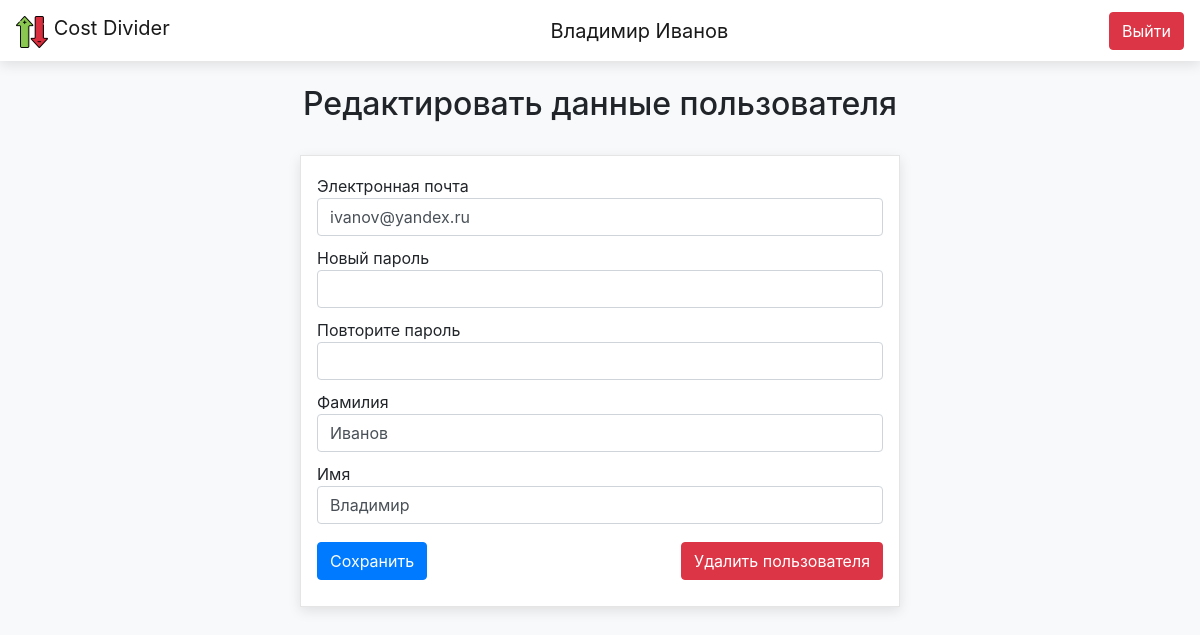
/users/edit (signed in), run on the app's committed database.
### data/users.py (models this page shows, shortened)
class User(SqlAlchemyBase, UserMixin, SerializerMixin):
    __tablename__ = "users"
    id = sqlalchemy.Column(sqlalchemy.Integer, primary_key=True, autoincrement=True)
    email = sqlalchemy.Column(sqlalchemy.String, unique=True)
    hashed_password = sqlalchemy.Column(sqlalchemy.String)
    surname = sqlalchemy.Column(sqlalchemy.String)
    name = sqlalchemy.Column(sqlalchemy.String)
    events = orm.relationship("Event", secondary="members", back_populates="members")
    money_list = orm.relationship("Money", back_populates="user")
    def get_full_name(self):
        return f"{self.name} {self.surname}"

### blueprints/users_bp.py (the view, shortened to what this page needs)
@blueprint.route("/users/edit", methods=['GET', 'POST'])
@login_required
def edit_user():
    params = {
        'app_name': APP_NAME,
    }
    form = EditUserForm()
    params['title'] = "Редактировать данные пользователя"
    params['form'] = form
    if request.method == 'GET':
        form.email.data = current_user.email
        form.surname.data = current_user.surname
        form.name.data = current_user.name
    return render_template("edit_user_form.html", **params)

### forms/users_forms.py
class EditUserForm(FlaskForm):
    email = EmailField('Электронная почта', validators=[DataRequired()])
    password = PasswordField('Новый пароль')
    password_again = PasswordField('Повторите пароль')
    surname = StringField('Фамилия', validators=[DataRequired()])
    name = StringField('Имя', validators=[DataRequired()])
    submit = SubmitField('Сохранить')

### data/db_session.py (called while the page is built)
def create_session() -> Session:
    global __factory
    return __factory()

### main.py (called while the page is built)
@login_manager.user_loader
def load_user(user_id):
    session = db_session.create_session()
    return session.query(User).get(user_id)

### templates/edit_user_form.html (shortened to what this page needs)
{% extends "base.html" %}
{% block content %}
    <div class="form-container">
        <div class="general-block form-block">
            <form action="" method="post">
                <div>
                    {{ form.email.label }}<br>
                    {{ form.email(class="form-control", type="email") }}<br>
                </div>
                <div>
                    {{ form.password.label }}<br>
                    {{ form.password(class="form-control", type="password") }}<br>
                </div>
                <div>
                    {{ form.password_again.label }}<br>
                    {{ form.password_again(class="form-control", type="password") }}<br>
                </div>
                <div>
                    {{ form.surname.label }}<br>
                    {{ form.surname(class="form-control") }}<br>
                </div>
                <div>
                    {{ form.name.label }}<br>
                    {{ form.name(class="form-control") }}<br>
                </div>
                <div class="d-flex justify-content-between">
                    <div>{{ form.submit(type="submit", class="btn btn-primary") }}</div>
                    <a class="btn btn-danger" href="/users/delete">Удалить пользователя</a>
                </div>
            </form>
        </div>
    </div>
{% endblock %}

### templates/base.html (shortened to what this page needs)
<!DOCTYPE html>
<html lang="ru">
<head>
    <link rel="stylesheet"
          href="https://stackpath.bootstrapcdn.com/bootstrap/4.4.1/css/bootstrap.min.css"
>
    <link rel="stylesheet" href="{{ url_for('static', filename='css/style.css') }}">
</head>
<body class="bg-light">
<header>
    <nav class="navbar navbar-light bg-white">
        <a class="navbar-brand" href="/">
            <img class="d-inline-block align-text-top brand-logo"
                 src="{{ url_for('static', filename='img/logo.png') }}" alt="logo">
            {{ app_name }}
        </a>
        {% if current_user.is_authenticated %}
            <a class="navbar-brand" href="users/edit">{{ current_user.get_full_name() }}</a>
        {% endif %}
        <div>
            {% if current_user.is_authenticated %}
                <a class="btn btn-danger" href="/users/logout">Выйти</a>
            {% else %}
                <a class="btn btn-primary" href="/users/register">Зарегистрироваться</a>
                <a class="btn btn-success" href="/users/login">Войти</a>
            {% endif %}
        </div>
    </nav>
</header>
<br>
<main role="main" class="container">
    {% if title %}
        <h2 class="title">{{ title }}</h2>
    {% endif %}
    {% block content %}{% endblock %}
</main>
</body>
</html>

### static/css/style.css (style rules this page uses)
header { box-shadow: 0 4px 12px rgba(0, 0, 0, 0.1); }
main .title { text-align: center; margin-bottom: 32px; }
.general-block { padding: 16px; background-color: white; border: 1px solid rgba(0, 0, 0, 0.1); box-shadow: 0 4px 12px rgba(0, 0, 0, 0.1); margin: 32px 0; }
.form-container { max-width: 600px; margin: 0 auto; }
.form-block { line-height: 0.5; }
form > div { margin: 10px 0; }

### data on the page
User: get_full_name "Владимир Иванов", email "ivanov@yandex.ru", surname "Иванов", name "Владимир"

### other printed values
{{ app_name }} "Cost Divider"
{{ title }} "Редактировать данные пользователя"
